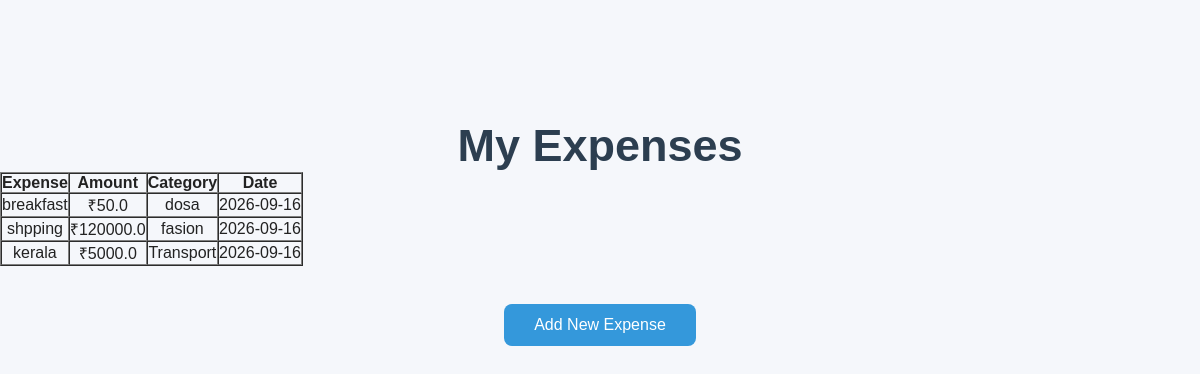
/expenses, run on the app's committed database.
### models/expense_model.py (models this page shows)
class Expense(Base):
    __tablename__ = "expenses"
    id = Column(Integer, primary_key=True, index=True)
    title = Column(String, nullable=False)
    amount = Column(Float, nullable=False)
    category = Column(String, nullable=False)
    date = Column(String, nullable=False)

### main.py (the view)
@app.get("/expenses", response_class=HTMLResponse)
def view_expenses(request: Request):
    db = SessionLocal()
    expenses = db.query(Expense).all()
    db.close()
    return templates.TemplateResponse(
        request=request,
        name="expenses.html",
        context={
            "request": request,
            "expenses": expenses
        }
    )

### templates/expenses.html (shortened to what this page needs)
<!DOCTYPE html>
<html lang="en">
<head>
    <link rel="stylesheet" href="{{ url_for('static', path='/css/style.css') }}">
</head>
<body>
    <h1>My Expenses</h1>
    <table border="1" cellpadding="10" cellspacing="0">
        <tr>
            <th>Expense</th>
            <th>Amount</th>
            <th>Category</th>
            <th>Date</th>
        </tr>
        {% for expense in expenses %}
        <tr>
            <td>{{ expense.title }}</td>
            <td>₹{{ expense.amount }}</td>
            <td>{{ expense.category }}</td>
            <td>{{ expense.date }}</td>
        </tr>
        {% endfor %}
    </table>
    <br>
    <a href="/add-expense">
        <button>Add New Expense</button>
    </a>
</body>
</html>

### static/css/style.css (style rules this page uses)
* { margin: 0; padding: 0; box-sizing: border-box; }
body { font-family: Arial, sans-serif; background: #f5f7fb; color: #222; text-align: center; }
h1 { margin-top: 120px; font-size: 45px; color: #2c3e50; }
button { margin-top: 20px; padding: 12px 30px; border: none; border-radius: 8px; background: #3498db; color: white; font-size: 16px; cursor: pointer; }

### data on the page
Expense: title "breakfast", amount "50.0", category "dosa", date "2026-09-16"
Expense: title "shpping", amount "120000.0", category "fasion", date "2026-09-16"
Expense: title "kerala", amount "5000.0", category "Transport", date "2026-09-16"
